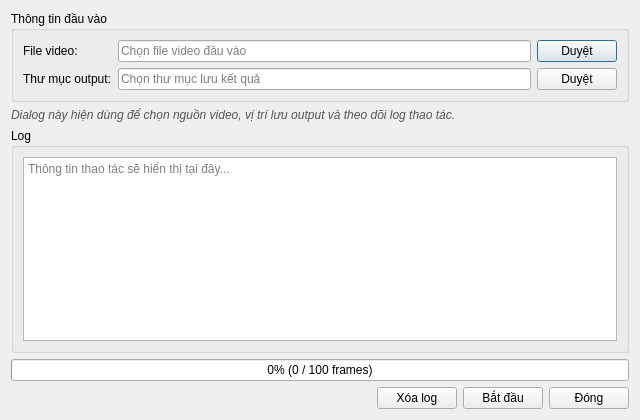
<?xml version="1.0" encoding="UTF-8"?>
<ui version="4.0">
 <class>ObjectTrackingDialog</class>
 <widget class="QDialog" name="ObjectTrackingDialog">
  <property name="geometry">
   <rect>
    <x>0</x>
    <y>0</y>
    <width>640</width>
    <height>420</height>
   </rect>
  </property>
  <property name="windowTitle">
   <string>Theo dõi đối tượng</string>
  </property>
  <layout class="QVBoxLayout" name="verticalLayout">
   <item>
    <widget class="QGroupBox" name="inputGroupBox">
     <property name="title">
      <string>Thông tin đầu vào</string>
     </property>
     <layout class="QGridLayout" name="gridLayout">
      <item row="0" column="0">
       <widget class="QLabel" name="videoPathLbl">
        <property name="text">
         <string>File video:</string>
        </property>
       </widget>
      </item>
      <item row="0" column="1">
       <widget class="QLineEdit" name="videoPathLedr">
        <property name="placeholderText">
         <string>Chọn file video đầu vào</string>
        </property>
       </widget>
      </item>
      <item row="0" column="2">
       <widget class="QPushButton" name="browseVideoBtn">
        <property name="text">
         <string>Duyệt</string>
        </property>
       </widget>
      </item>
      <item row="1" column="0">
       <widget class="QLabel" name="outputDirLbl">
        <property name="text">
         <string>Thư mục output:</string>
        </property>
       </widget>
      </item>
      <item row="1" column="1">
       <widget class="QLineEdit" name="outputDirLedr">
        <property name="placeholderText">
         <string>Chọn thư mục lưu kết quả</string>
        </property>
       </widget>
      </item>
      <item row="1" column="2">
       <widget class="QPushButton" name="browseOutputBtn">
        <property name="text">
         <string>Duyệt</string>
        </property>
       </widget>
      </item>
     </layout>
    </widget>
   </item>
   <item>
    <widget class="QLabel" name="hintLbl">
     <property name="text">
      <string>Dialog này hiện dùng để chọn nguồn video, vị trí lưu output và theo dõi log thao tác.</string>
     </property>
     <property name="wordWrap">
      <bool>true</bool>
     </property>
     <property name="styleSheet">
      <string>color: #555; font-style: italic;</string>
     </property>
    </widget>
   </item>
   <item>
    <widget class="QGroupBox" name="logGroupBox">
     <property name="title">
      <string>Log</string>
     </property>
     <layout class="QVBoxLayout" name="verticalLayout_2">
      <item>
       <widget class="QPlainTextEdit" name="logTextEdit">
        <property name="readOnly">
         <bool>true</bool>
        </property>
        <property name="placeholderText">
         <string>Thông tin thao tác sẽ hiển thị tại đây...</string>
        </property>
       </widget>
      </item>
     </layout>
    </widget>
   </item>
   <item>
    <widget class="QProgressBar" name="progressBar">
     <property name="value">
      <number>0</number>
     </property>
     <property name="textVisible">
      <bool>true</bool>
     </property>
     <property name="format">
      <string>%p% (%v / %m frames)</string>
     </property>
    </widget>
   </item>
   <item>
    <layout class="QHBoxLayout" name="buttonLayout">
     <item>
      <spacer name="horizontalSpacer">
       <property name="orientation">
        <enum>Qt::Horizontal</enum>
       </property>
       <property name="sizeHint" stdset="0">
        <size>
         <width>40</width>
         <height>20</height>
        </size>
       </property>
      </spacer>
     </item>
     <item>
      <widget class="QPushButton" name="clearLogBtn">
       <property name="text">
        <string>Xóa log</string>
       </property>
      </widget>
     </item>
     <item>
      <widget class="QPushButton" name="startBtn">
       <property name="text">
        <string>Bắt đầu</string>
       </property>
      </widget>
     </item>
     <item>
      <widget class="QPushButton" name="closeBtn">
       <property name="text">
        <string>Đóng</string>
       </property>
      </widget>
     </item>
    </layout>
   </item>
  </layout>
 </widget>
 <resources/>
 <connections/>
</ui>
